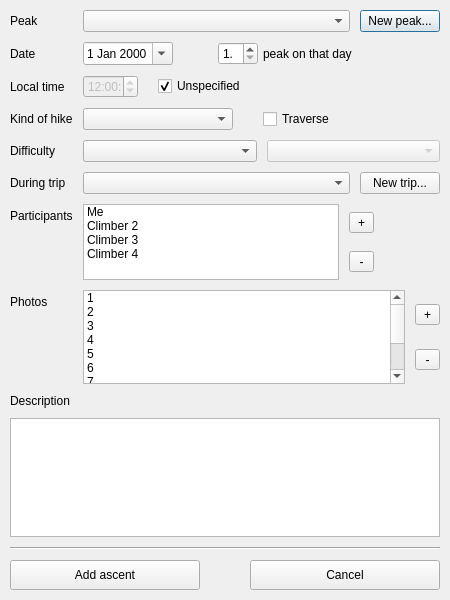
<?xml version="1.0" encoding="UTF-8"?>
<ui version="4.0">
 <class>NewAscentDialog</class>
 <widget class="QDialog" name="NewAscentDialog">
  <property name="geometry">
   <rect>
    <x>0</x>
    <y>0</y>
    <width>450</width>
    <height>600</height>
   </rect>
  </property>
  <property name="minimumSize">
   <size>
    <width>300</width>
    <height>0</height>
   </size>
  </property>
  <property name="windowTitle">
   <string>New ascent</string>
  </property>
  <layout class="QVBoxLayout" name="verticalLayout">
   <property name="spacing">
    <number>10</number>
   </property>
   <property name="leftMargin">
    <number>10</number>
   </property>
   <property name="topMargin">
    <number>10</number>
   </property>
   <property name="rightMargin">
    <number>10</number>
   </property>
   <property name="bottomMargin">
    <number>10</number>
   </property>
   <item>
    <layout class="QFormLayout" name="formLayout">
     <property name="horizontalSpacing">
      <number>10</number>
     </property>
     <property name="verticalSpacing">
      <number>10</number>
     </property>
     <item row="0" column="0">
      <widget class="QLabel" name="peakLabel">
       <property name="text">
        <string>Peak</string>
       </property>
      </widget>
     </item>
     <item row="0" column="1">
      <layout class="QHBoxLayout" name="peakSelectionLayout">
       <property name="spacing">
        <number>10</number>
       </property>
       <item>
        <widget class="QComboBox" name="peakCombo">
         <property name="sizePolicy">
          <sizepolicy hsizetype="MinimumExpanding" vsizetype="Fixed">
           <horstretch>0</horstretch>
           <verstretch>0</verstretch>
          </sizepolicy>
         </property>
         <property name="minimumSize">
          <size>
           <width>150</width>
           <height>0</height>
          </size>
         </property>
         <property name="placeholderText">
          <string>Select</string>
         </property>
        </widget>
       </item>
       <item>
        <widget class="QPushButton" name="newPeakButton">
         <property name="text">
          <string>New peak...</string>
         </property>
        </widget>
       </item>
      </layout>
     </item>
     <item row="1" column="0">
      <widget class="QLabel" name="dateLabel">
       <property name="text">
        <string>Date</string>
       </property>
      </widget>
     </item>
     <item row="1" column="1">
      <layout class="QHBoxLayout" name="horizontalLayout">
       <property name="spacing">
        <number>5</number>
       </property>
       <item>
        <widget class="QDateEdit" name="dateEdit">
         <property name="sizePolicy">
          <sizepolicy hsizetype="Fixed" vsizetype="Fixed">
           <horstretch>0</horstretch>
           <verstretch>0</verstretch>
          </sizepolicy>
         </property>
         <property name="minimumSize">
          <size>
           <width>90</width>
           <height>0</height>
          </size>
         </property>
         <property name="maximumSize">
          <size>
           <width>90</width>
           <height>16777215</height>
          </size>
         </property>
         <property name="maximumDate">
          <date>
           <year>2100</year>
           <month>1</month>
           <day>1</day>
          </date>
         </property>
         <property name="minimumDate">
          <date>
           <year>1900</year>
           <month>1</month>
           <day>1</day>
          </date>
         </property>
         <property name="maximumTime">
          <time>
           <hour>3</hour>
           <minute>59</minute>
           <second>59</second>
          </time>
         </property>
         <property name="minimumTime">
          <time>
           <hour>3</hour>
           <minute>0</minute>
           <second>0</second>
          </time>
         </property>
         <property name="calendarPopup">
          <bool>true</bool>
         </property>
         <property name="timeSpec">
          <enum>Qt::LocalTime</enum>
         </property>
        </widget>
       </item>
       <item>
        <spacer name="dateSpacer1">
         <property name="orientation">
          <enum>Qt::Horizontal</enum>
         </property>
         <property name="sizeType">
          <enum>QSizePolicy::Fixed</enum>
         </property>
         <property name="sizeHint" stdset="0">
          <size>
           <width>40</width>
           <height>20</height>
          </size>
         </property>
        </spacer>
       </item>
       <item>
        <widget class="QSpinBox" name="dayIndexSpinner">
         <property name="maximumSize">
          <size>
           <width>40</width>
           <height>16777215</height>
          </size>
         </property>
         <property name="suffix">
          <string notr="true">.</string>
         </property>
         <property name="minimum">
          <number>1</number>
         </property>
        </widget>
       </item>
       <item>
        <widget class="QLabel" name="label">
         <property name="text">
          <string>peak on that day</string>
         </property>
        </widget>
       </item>
       <item>
        <spacer name="dateSpacer2">
         <property name="orientation">
          <enum>Qt::Horizontal</enum>
         </property>
         <property name="sizeHint" stdset="0">
          <size>
           <width>40</width>
           <height>20</height>
          </size>
         </property>
        </spacer>
       </item>
      </layout>
     </item>
     <item row="2" column="0">
      <widget class="QLabel" name="timeLabel">
       <property name="text">
        <string>Local time</string>
       </property>
      </widget>
     </item>
     <item row="2" column="1">
      <layout class="QHBoxLayout" name="timeLayout">
       <property name="spacing">
        <number>10</number>
       </property>
       <item>
        <widget class="QTimeEdit" name="timeWidget">
         <property name="enabled">
          <bool>false</bool>
         </property>
         <property name="sizePolicy">
          <sizepolicy hsizetype="Fixed" vsizetype="Fixed">
           <horstretch>0</horstretch>
           <verstretch>0</verstretch>
          </sizepolicy>
         </property>
         <property name="minimumSize">
          <size>
           <width>50</width>
           <height>0</height>
          </size>
         </property>
         <property name="maximumSize">
          <size>
           <width>55</width>
           <height>16777215</height>
          </size>
         </property>
         <property name="dateTime">
          <datetime>
           <hour>12</hour>
           <minute>0</minute>
           <second>0</second>
           <year>2000</year>
           <month>1</month>
           <day>1</day>
          </datetime>
         </property>
         <property name="timeSpec">
          <enum>Qt::LocalTime</enum>
         </property>
        </widget>
       </item>
       <item>
        <spacer name="timeSpacer">
         <property name="orientation">
          <enum>Qt::Horizontal</enum>
         </property>
         <property name="sizeType">
          <enum>QSizePolicy::Fixed</enum>
         </property>
         <property name="sizeHint" stdset="0">
          <size>
           <width>10</width>
           <height>20</height>
          </size>
         </property>
        </spacer>
       </item>
       <item>
        <widget class="QCheckBox" name="timeNotSpecifiedCheckbox">
         <property name="text">
          <string>Unspecified</string>
         </property>
         <property name="checked">
          <bool>true</bool>
         </property>
        </widget>
       </item>
      </layout>
     </item>
     <item row="3" column="0">
      <widget class="QLabel" name="kindLabel">
       <property name="text">
        <string>Kind of hike</string>
       </property>
      </widget>
     </item>
     <item row="3" column="1">
      <layout class="QHBoxLayout" name="kindLayout">
       <property name="spacing">
        <number>10</number>
       </property>
       <item>
        <widget class="QComboBox" name="kindCombo">
         <property name="sizePolicy">
          <sizepolicy hsizetype="MinimumExpanding" vsizetype="Fixed">
           <horstretch>0</horstretch>
           <verstretch>0</verstretch>
          </sizepolicy>
         </property>
         <property name="minimumSize">
          <size>
           <width>150</width>
           <height>0</height>
          </size>
         </property>
         <property name="currentIndex">
          <number>-1</number>
         </property>
        </widget>
       </item>
       <item>
        <spacer name="kindSpacer1">
         <property name="orientation">
          <enum>Qt::Horizontal</enum>
         </property>
         <property name="sizeType">
          <enum>QSizePolicy::Fixed</enum>
         </property>
         <property name="sizeHint" stdset="0">
          <size>
           <width>20</width>
           <height>20</height>
          </size>
         </property>
        </spacer>
       </item>
       <item>
        <widget class="QCheckBox" name="traverseCheckbox">
         <property name="text">
          <string>Traverse</string>
         </property>
        </widget>
       </item>
       <item>
        <spacer name="kindSpacer2">
         <property name="orientation">
          <enum>Qt::Horizontal</enum>
         </property>
         <property name="sizeHint" stdset="0">
          <size>
           <width>40</width>
           <height>20</height>
          </size>
         </property>
        </spacer>
       </item>
      </layout>
     </item>
     <item row="4" column="0">
      <widget class="QLabel" name="difficultyLabel">
       <property name="text">
        <string>Difficulty</string>
       </property>
      </widget>
     </item>
     <item row="4" column="1">
      <layout class="QHBoxLayout" name="difficultyLayout">
       <property name="spacing">
        <number>10</number>
       </property>
       <item>
        <widget class="QComboBox" name="difficultySystemCombo">
         <property name="sizePolicy">
          <sizepolicy hsizetype="MinimumExpanding" vsizetype="Fixed">
           <horstretch>0</horstretch>
           <verstretch>0</verstretch>
          </sizepolicy>
         </property>
         <property name="minimumSize">
          <size>
           <width>150</width>
           <height>0</height>
          </size>
         </property>
         <property name="placeholderText">
          <string>Select system</string>
         </property>
        </widget>
       </item>
       <item>
        <widget class="QComboBox" name="difficultyGradeCombo">
         <property name="enabled">
          <bool>false</bool>
         </property>
         <property name="sizePolicy">
          <sizepolicy hsizetype="MinimumExpanding" vsizetype="Fixed">
           <horstretch>0</horstretch>
           <verstretch>0</verstretch>
          </sizepolicy>
         </property>
         <property name="minimumSize">
          <size>
           <width>150</width>
           <height>0</height>
          </size>
         </property>
         <property name="placeholderText">
          <string>Select grade</string>
         </property>
        </widget>
       </item>
      </layout>
     </item>
     <item row="5" column="0">
      <widget class="QLabel" name="tripLabel">
       <property name="text">
        <string>During trip</string>
       </property>
      </widget>
     </item>
     <item row="5" column="1">
      <layout class="QHBoxLayout" name="tripSelectionLayout">
       <property name="spacing">
        <number>10</number>
       </property>
       <item>
        <widget class="QComboBox" name="tripCombo">
         <property name="sizePolicy">
          <sizepolicy hsizetype="MinimumExpanding" vsizetype="Fixed">
           <horstretch>0</horstretch>
           <verstretch>0</verstretch>
          </sizepolicy>
         </property>
         <property name="minimumSize">
          <size>
           <width>150</width>
           <height>0</height>
          </size>
         </property>
         <property name="placeholderText">
          <string>None</string>
         </property>
        </widget>
       </item>
       <item>
        <widget class="QPushButton" name="newTripButton">
         <property name="sizePolicy">
          <sizepolicy hsizetype="Fixed" vsizetype="Fixed">
           <horstretch>0</horstretch>
           <verstretch>0</verstretch>
          </sizepolicy>
         </property>
         <property name="text">
          <string>New trip...</string>
         </property>
        </widget>
       </item>
      </layout>
     </item>
     <item row="6" column="0">
      <widget class="QLabel" name="climbersLabel">
       <property name="text">
        <string>Participants</string>
       </property>
      </widget>
     </item>
     <item row="6" column="1">
      <layout class="QHBoxLayout" name="climbersLayout">
       <property name="spacing">
        <number>10</number>
       </property>
       <item>
        <widget class="QListWidget" name="climberListWidget">
         <property name="sizePolicy">
          <sizepolicy hsizetype="MinimumExpanding" vsizetype="Fixed">
           <horstretch>0</horstretch>
           <verstretch>0</verstretch>
          </sizepolicy>
         </property>
         <property name="minimumSize">
          <size>
           <width>150</width>
           <height>76</height>
          </size>
         </property>
         <property name="maximumSize">
          <size>
           <width>16777215</width>
           <height>112</height>
          </size>
         </property>
         <property name="sizeIncrement">
          <size>
           <width>0</width>
           <height>18</height>
          </size>
         </property>
         <property name="selectionMode">
          <enum>QAbstractItemView::ExtendedSelection</enum>
         </property>
         <item>
          <property name="text">
           <string>Me</string>
          </property>
         </item>
         <item>
          <property name="text">
           <string>Climber 2</string>
          </property>
         </item>
         <item>
          <property name="text">
           <string>Climber 3</string>
          </property>
         </item>
         <item>
          <property name="text">
           <string>Climber 4</string>
          </property>
         </item>
        </widget>
       </item>
       <item>
        <layout class="QVBoxLayout" name="climberButtonLayout">
         <item>
          <widget class="QToolButton" name="addClimberButton">
           <property name="minimumSize">
            <size>
             <width>25</width>
             <height>0</height>
            </size>
           </property>
           <property name="text">
            <string notr="true">+</string>
           </property>
          </widget>
         </item>
         <item>
          <widget class="QToolButton" name="removeClimberButton">
           <property name="minimumSize">
            <size>
             <width>25</width>
             <height>0</height>
            </size>
           </property>
           <property name="text">
            <string notr="true">-</string>
           </property>
          </widget>
         </item>
        </layout>
       </item>
       <item>
        <spacer name="horizontalSpacer_6">
         <property name="orientation">
          <enum>Qt::Horizontal</enum>
         </property>
         <property name="sizeHint" stdset="0">
          <size>
           <width>40</width>
           <height>20</height>
          </size>
         </property>
        </spacer>
       </item>
      </layout>
     </item>
     <item row="7" column="0">
      <widget class="QLabel" name="photosLabel">
       <property name="text">
        <string>Photos</string>
       </property>
      </widget>
     </item>
     <item row="7" column="1">
      <layout class="QHBoxLayout" name="photosSelectionLayout">
       <property name="spacing">
        <number>10</number>
       </property>
       <item>
        <widget class="QListWidget" name="photosListWidget">
         <property name="sizePolicy">
          <sizepolicy hsizetype="MinimumExpanding" vsizetype="Fixed">
           <horstretch>0</horstretch>
           <verstretch>0</verstretch>
          </sizepolicy>
         </property>
         <property name="minimumSize">
          <size>
           <width>200</width>
           <height>94</height>
          </size>
         </property>
         <property name="maximumSize">
          <size>
           <width>16777215</width>
           <height>130</height>
          </size>
         </property>
         <property name="sizeIncrement">
          <size>
           <width>0</width>
           <height>18</height>
          </size>
         </property>
         <property name="dragDropMode">
          <enum>QAbstractItemView::InternalMove</enum>
         </property>
         <property name="defaultDropAction">
          <enum>Qt::MoveAction</enum>
         </property>
         <property name="selectionMode">
          <enum>QAbstractItemView::ExtendedSelection</enum>
         </property>
         <item>
          <property name="text">
           <string>1</string>
          </property>
         </item>
         <item>
          <property name="text">
           <string>2</string>
          </property>
         </item>
         <item>
          <property name="text">
           <string>3</string>
          </property>
         </item>
         <item>
          <property name="text">
           <string>4</string>
          </property>
         </item>
         <item>
          <property name="text">
           <string>5</string>
          </property>
         </item>
         <item>
          <property name="text">
           <string>6</string>
          </property>
         </item>
         <item>
          <property name="text">
           <string>7</string>
          </property>
         </item>
         <item>
          <property name="text">
           <string>8</string>
          </property>
         </item>
         <item>
          <property name="text">
           <string>9</string>
          </property>
         </item>
         <item>
          <property name="text">
           <string>10</string>
          </property>
         </item>
        </widget>
       </item>
       <item>
        <layout class="QVBoxLayout" name="photosToolLayout">
         <item>
          <widget class="QToolButton" name="addPhotoButton">
           <property name="minimumSize">
            <size>
             <width>25</width>
             <height>0</height>
            </size>
           </property>
           <property name="text">
            <string notr="true">+</string>
           </property>
          </widget>
         </item>
         <item>
          <widget class="QToolButton" name="removePhotoButton">
           <property name="minimumSize">
            <size>
             <width>25</width>
             <height>0</height>
            </size>
           </property>
           <property name="text">
            <string notr="true">-</string>
           </property>
          </widget>
         </item>
        </layout>
       </item>
      </layout>
     </item>
    </layout>
   </item>
   <item>
    <widget class="QLabel" name="descriptionLabel">
     <property name="text">
      <string>Description</string>
     </property>
    </widget>
   </item>
   <item>
    <widget class="QPlainTextEdit" name="descriptionEditor">
     <property name="minimumSize">
      <size>
       <width>200</width>
       <height>0</height>
      </size>
     </property>
    </widget>
   </item>
   <item>
    <widget class="Line" name="bottomLine">
     <property name="orientation">
      <enum>Qt::Horizontal</enum>
     </property>
    </widget>
   </item>
   <item>
    <layout class="QHBoxLayout" name="bottomButtonLayout">
     <property name="spacing">
      <number>50</number>
     </property>
     <item>
      <widget class="QPushButton" name="okButton">
       <property name="sizePolicy">
        <sizepolicy hsizetype="MinimumExpanding" vsizetype="Fixed">
         <horstretch>0</horstretch>
         <verstretch>0</verstretch>
        </sizepolicy>
       </property>
       <property name="minimumSize">
        <size>
         <width>100</width>
         <height>30</height>
        </size>
       </property>
       <property name="text">
        <string>Add ascent</string>
       </property>
      </widget>
     </item>
     <item>
      <widget class="QPushButton" name="cancelButton">
       <property name="sizePolicy">
        <sizepolicy hsizetype="MinimumExpanding" vsizetype="Fixed">
         <horstretch>0</horstretch>
         <verstretch>0</verstretch>
        </sizepolicy>
       </property>
       <property name="minimumSize">
        <size>
         <width>100</width>
         <height>30</height>
        </size>
       </property>
       <property name="text">
        <string>Cancel</string>
       </property>
      </widget>
     </item>
    </layout>
   </item>
  </layout>
 </widget>
 <resources/>
 <connections/>
</ui>
